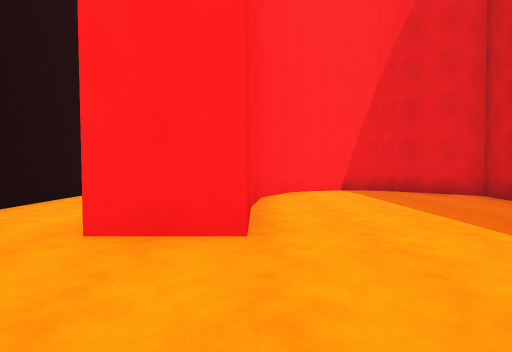
View 1 (above)

18 first-person views from a walk through a 3-D level made in the Unity game engine. The camera is 1.3 m above the floor, tilts 2° down and sees 85° across. The floor is counted in squares, 2 m on a side. Each view is taken from the middle of a square. On the plan, view 1 faces up. The plan holds only what a view shows up to about 9 squares ahead; the rest is blank. The place goes on beyond the plan. The player is left out.

View 2
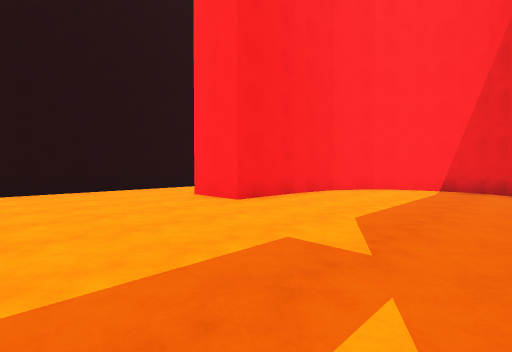

View 3
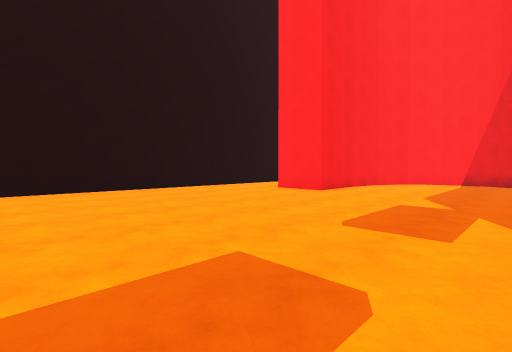

View 4
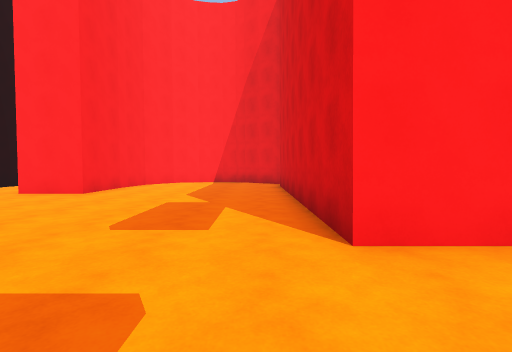

View 5
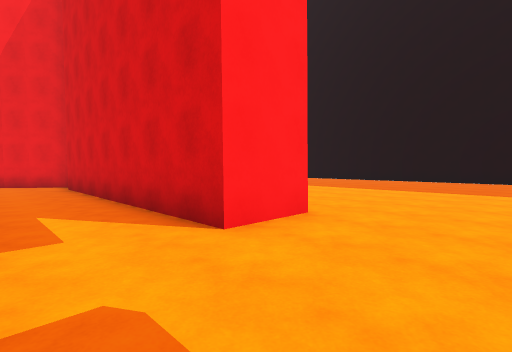

View 6
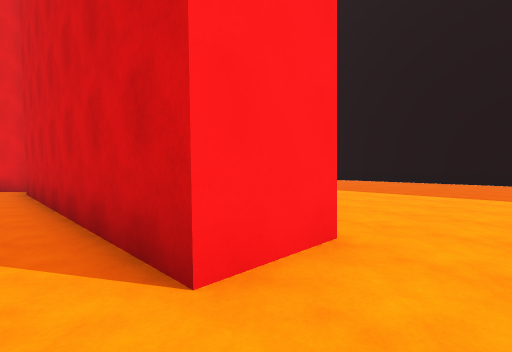

View 7
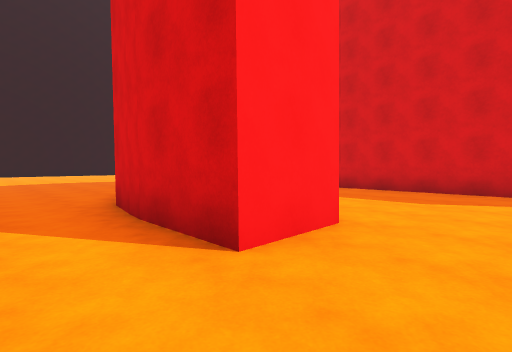

View 8
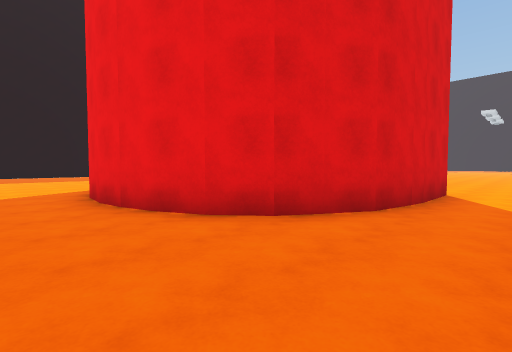

View 9
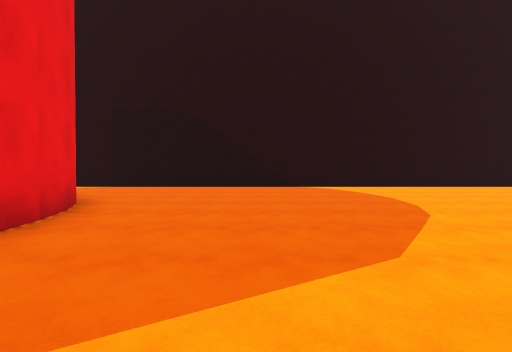

View 10
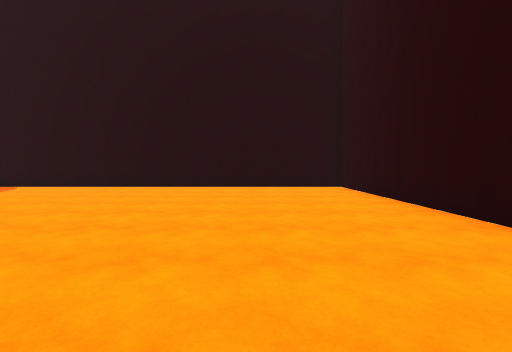

View 11
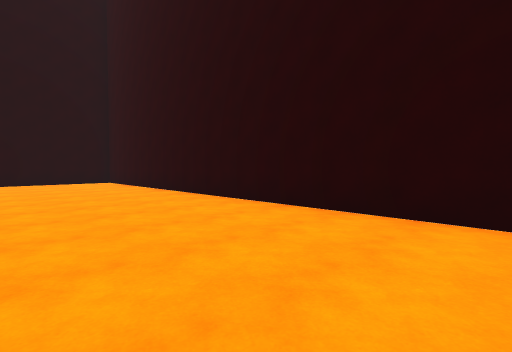

View 12
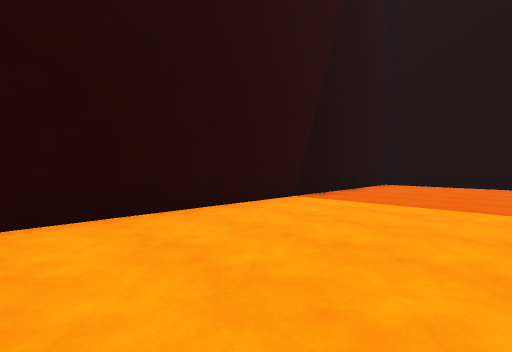

View 13
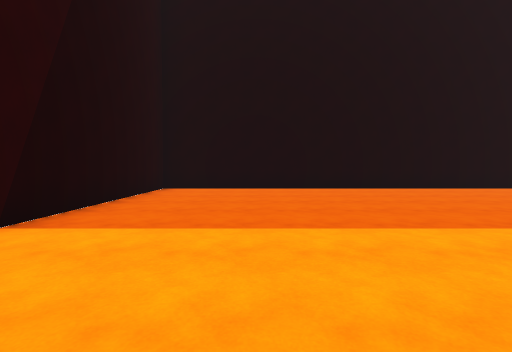

View 14
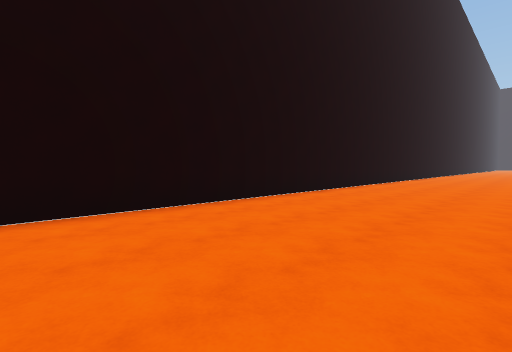

View 15
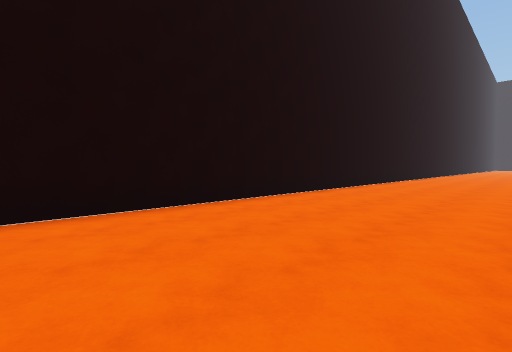

View 16
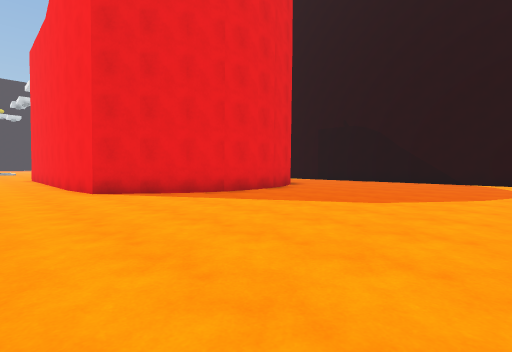

View 17
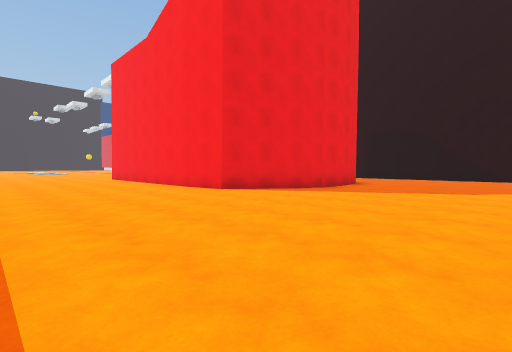

View 18
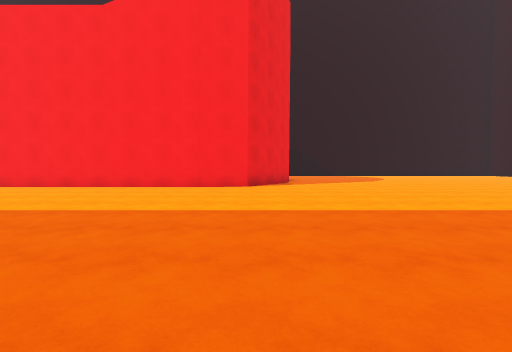

### Floor plan
Points are (right, up) in squares from view 1. A wall is a line through its corners. A room is listed if a view was taken in it or the views show most of it. See-through windows are left out.
Room 1 (views 1, 2, 3, 4, 5, 6, 7, 8, 9, 10, 11, 12, 13, 14, 15, 16, 17, 18)
walls: (4.4, 8.1) (6.1, 6.7) (6.3, 5.1); (3.5, 8.4) (4.4, 8); (3.6, 7.2) (3, 7.5) (2.1, 7.5); (6.3, 5.2) (6.3, -1); (3.3, 7.4) (2.6, 7.5); (4.8, 5.1) (5, 6.1) (3.5, 7.2); (2.3, 8.5) (3.6, 8.4); (2.2, 7.5) (1.7, 7.4) (1.2, 7.2); (1.6, 8.4) (2.5, 8.5); (1.3, 7.2) (0.8, 6.9) (0.1, 5.8) (-0.1, 4.4); (0.1, 7.8) (0.9, 8.2) (1.7, 8.4); (-0.1, 4.5) (-0.1, 2.6) (-1.6, 2.6) (-1.6, 4.5); (16.1, 6.4) (16.1, 22.7) (-3.9, 22.7) (-3.9, -3.8); (-1.6, 4.4) (-1.4, 5.9) (-0.7, 7.2) (0.1, 7.9); (6.4, -1.7) (4.8, -1.7) (4.8, 5.2)

Positions as (right, up) in squares from view 1, and headings:
1: (0, 0), facing up
2: (4, -1), facing up-left
3: (4, -4), facing up-left
4: (4, -4), facing up
5: (3, -4), facing up-right
6: (4, -3), facing up-right
7: (-3, 1), facing up-right
8: (-3, 10), facing down-right
9: (5, 11), facing left
10: (5, 20), facing left
11: (8, 19), facing up-left
12: (6, 19), facing up-right
13: (8, 20), facing right
14: (12, 20), facing down-right
15: (12, 15), facing down-right
16: (8, 14), facing down-left
17: (11, 13), facing down-left
18: (15, 7), facing left
